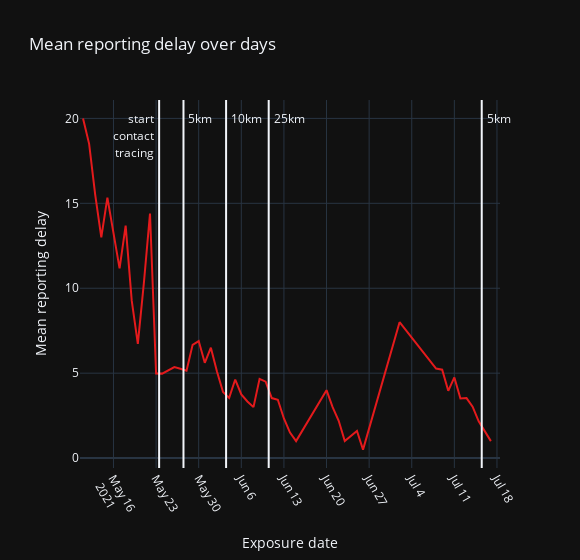

Notebook code for this chart:
### Code cell
df_delay_anal = df_official.groupby('Exposure_date_dtm').mean().reset_index()

fig_delay_anal = px.line(df_delay_anal, 
                        x='Exposure_date_dtm', template='plotly_dark', y='date_delay', 
                        color_discrete_sequence=px.colors.qualitative.Set1[0:3], 
                        title='Mean reporting delay over days')
fig_delay_anal.add_vline(x=dt.datetime(2021, 5, 27, 12, 0))
fig_delay_anal.add_annotation(x = '2021-05-27', y= 20, text='  5km', xanchor='left', ax=10, ay=20, showarrow=False)
fig_delay_anal.add_vline(x=dt.datetime(2021, 6, 3, 12, 0))
fig_delay_anal.add_annotation(x = '2021-06-03', y= 20, text='  10km', xanchor='left', ax=10, ay=20, showarrow=False)
fig_delay_anal.add_vline(x=dt.datetime(2021, 6, 10, 12, 0))
fig_delay_anal.add_annotation(x = '2021-06-10', y= 20, text='  25km', xanchor='left', ax=10, ay=20, showarrow=False)
fig_delay_anal.add_vline(x=dt.datetime(2021, 7, 15, 12, 0))
fig_delay_anal.add_annotation(x = '2021-07-15', y= 20, text='  5km', xanchor='left', ax=10, ay=20, showarrow=False)



fig_delay_anal.add_vline(x=dt.datetime(2021, 5, 23, 12, 0))
fig_delay_anal.add_annotation(x = '2021-05-23', y= 20, text='  start', xanchor='right', ax=10, ay=20, showarrow=False)
fig_delay_anal.add_annotation(x = '2021-05-23', y= 19, text='  contact', xanchor='right', ax=10, ay=20, showarrow=False)
fig_delay_anal.add_annotation(x = '2021-05-23', y= 18, text='  tracing', xanchor='right', ax=10, ay=20, showarrow=False)


fig_delay_anal.update_layout(
    bargap=0.2, # gap between bars of adjacent location coordinates
    xaxis_title = "Exposure date", 
    yaxis_title = "Mean reporting delay", 
    width = width
)


fig_delay_anal.update_xaxes(
    tickangle = 60, 
    nticks = 10,
    range=[df_official.Exposure_date_dtm.min() - dt.timedelta(hours=12), df_official.Added_date_dtm.max() + dt.timedelta(hours=12)]
)

fig_delay_anal.show()

### Figure 1 — Plotly figure (JSON) as saved in the notebook; plotly's stock layout.template omitted (floating-point values rounded to 4 significant figures)
{"data": [{"hovertemplate": "Exposure_date_dtm=%{x}<br>date_delay=%{y}<extra></extra>", "legendgroup": "", "line": {"color": "rgb(228,26,28)", "dash": "solid"}, "mode": "lines", "name": "", "orientation": "v", "showlegend": false, "type": "scatter", "x": ["2021-05-11T00:00:00", "2021-05-12T00:00:00", "2021-05-13T00:00:00", "2021-05-14T00:00:00", "2021-05-15T00:00:00", "2021-05-17T00:00:00", "2021-05-18T00:00:00", "2021-05-19T00:00:00", "2021-05-20T00:00:00", "2021-05-21T00:00:00", "2021-05-22T00:00:00", "2021-05-23T00:00:00", "2021-05-24T00:00:00", "2021-05-25T00:00:00", "2021-05-26T00:00:00", "2021-05-27T00:00:00", "2021-05-28T00:00:00", "2021-05-29T00:00:00", "2021-05-30T00:00:00", "2021-05-31T00:00:00", "2021-06-01T00:00:00", "2021-06-02T00:00:00", "2021-06-03T00:00:00", "2021-06-04T00:00:00", "2021-06-05T00:00:00", "2021-06-06T00:00:00", "2021-06-07T00:00:00", "2021-06-08T00:00:00", "2021-06-09T00:00:00", "2021-06-10T00:00:00", "2021-06-11T00:00:00", "2021-06-12T00:00:00", "2021-06-13T00:00:00", "2021-06-14T00:00:00", "2021-06-15T00:00:00", "2021-06-20T00:00:00", "2021-06-21T00:00:00", "2021-06-22T00:00:00", "2021-06-23T00:00:00", "2021-06-25T00:00:00", "2021-06-26T00:00:00", "2021-07-02T00:00:00", "2021-07-08T00:00:00", "2021-07-09T00:00:00", "2021-07-10T00:00:00", "2021-07-11T00:00:00", "2021-07-12T00:00:00", "2021-07-13T00:00:00", "2021-07-14T00:00:00", "2021-07-15T00:00:00", "2021-07-16T00:00:00", "2021-07-17T00:00:00"], "xaxis": "x", "y": [20, 18.5, 15.5, 13, 15.33, 11.17, 13.69, 9.267, 6.722, 10.33, 14.4, 4.982, 4.974, 5.189, 5.358, 5.263, 5.15, 6.667, 6.889, 5.609, 6.5, 5.1, 3.889, 3.545, 4.625, 3.75, 3.333, 3, 4.667, 4.5, 3.533, 3.435, 2.333, 1.5, 1, 4, 3, 2.2, 1, 1.6, 0.5, 8, 5.273, 5.207, 3.962, 4.75, 3.51, 3.533, 3.029, 2.167, 1.6, 1], "yaxis": "y"}], "layout": {"annotations": [{"ax": 10, "ay": 20, "showarrow": false, "text": "  5km", "x": "2021-05-27", "xanchor": "left", "y": 20}, {"ax": 10, "ay": 20, "showarrow": false, "text": "  10km", "x": "2021-06-03", "xanchor": "left", "y": 20}, {"ax": 10, "ay": 20, "showarrow": false, "text": "  25km", "x": "2021-06-10", "xanchor": "left", "y": 20}, {"ax": 10, "ay": 20, "showarrow": false, "text": "  5km", "x": "2021-07-15", "xanchor": "left", "y": 20}, {"ax": 10, "ay": 20, "showarrow": false, "text": "  start", "x": "2021-05-23", "xanchor": "right", "y": 20}, {"ax": 10, "ay": 20, "showarrow": false, "text": "  contact", "x": "2021-05-23", "xanchor": "right", "y": 19}, {"ax": 10, "ay": 20, "showarrow": false, "text": "  tracing", "x": "2021-05-23", "xanchor": "right", "y": 18}], "bargap": 0.2, "legend": {"tracegroupgap": 0}, "shapes": [{"type": "line", "x0": "2021-05-27T12:00:00", "x1": "2021-05-27T12:00:00", "xref": "x", "y0": 0, "y1": 1, "yref": "y domain"}, {"type": "line", "x0": "2021-06-03T12:00:00", "x1": "2021-06-03T12:00:00", "xref": "x", "y0": 0, "y1": 1, "yref": "y domain"}, {"type": "line", "x0": "2021-06-10T12:00:00", "x1": "2021-06-10T12:00:00", "xref": "x", "y0": 0, "y1": 1, "yref": "y domain"}, {"type": "line", "x0": "2021-07-15T12:00:00", "x1": "2021-07-15T12:00:00", "xref": "x", "y0": 0, "y1": 1, "yref": "y domain"}, {"type": "line", "x0": "2021-05-23T12:00:00", "x1": "2021-05-23T12:00:00", "xref": "x", "y0": 0, "y1": 1, "yref": "y domain"}], "title": {"text": "Mean reporting delay over days"}, "width": 580, "xaxis": {"anchor": "y", "domain": [0, 1], "nticks": 10, "range": ["2021-05-10T12:00:00", "2021-07-18T12:00:00"], "tickangle": 60, "title": {"text": "Exposure date"}}, "yaxis": {"anchor": "x", "domain": [0, 1], "title": {"text": "Mean reporting delay"}}}}
